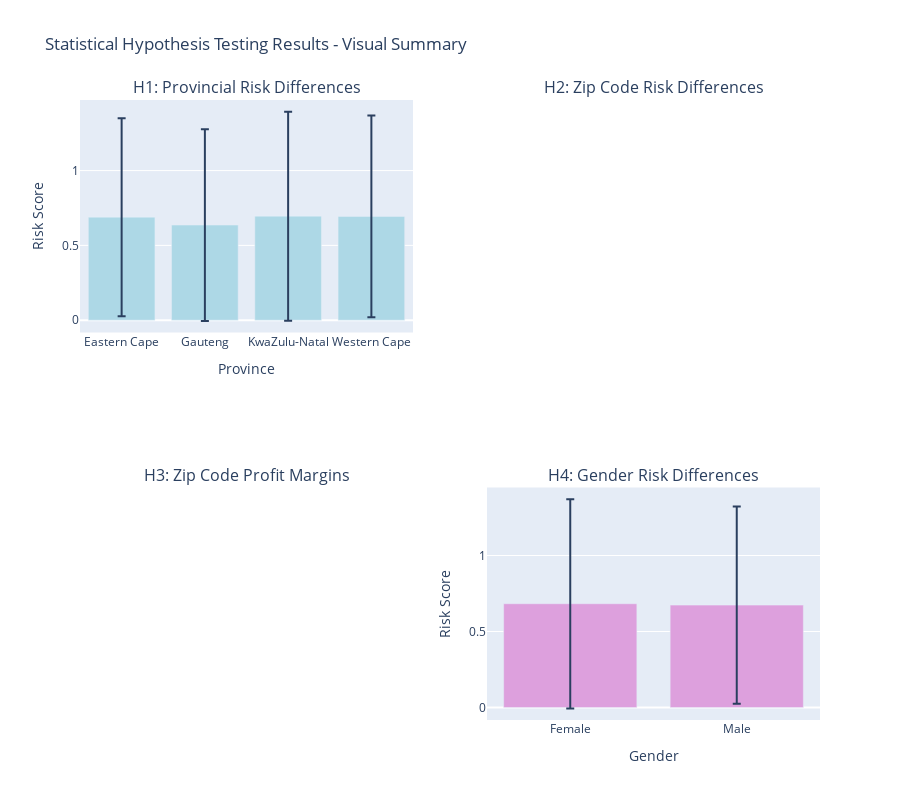

Notebook code cell kept with this figure:
### Markdown cell above
## 📊 Comprehensive Results Visualization

### Code cell
# Create comprehensive visualization of all hypothesis test results
fig = make_subplots(
    rows=2, cols=2,
    subplot_titles=[
        'H1: Provincial Risk Differences',
        'H2: Zip Code Risk Differences', 
        'H3: Zip Code Profit Margins',
        'H4: Gender Risk Differences'
    ],
    specs=[[{"secondary_y": False}, {"secondary_y": False}],
           [{"secondary_y": False}, {"secondary_y": False}]]
)

# H1: Provincial risk differences
province_stats = data.groupby('Province')['RiskScore'].agg(['mean', 'std', 'count']).reset_index()
fig.add_trace(
    go.Bar(
        x=province_stats['Province'],
        y=province_stats['mean'],
        error_y=dict(type='data', array=province_stats['std']),
        name='Risk Score',
        marker_color='lightblue'
    ),
    row=1, col=1
)

# H2: Top zip codes risk (show top 10)
if len(valid_zips) >= 3:
    top_zip_stats = data[data['PostalCode'].isin(valid_zips)].groupby('PostalCode')['RiskScore'].mean().sort_values(ascending=False).head(10)
    fig.add_trace(
        go.Bar(
            x=top_zip_stats.index,
            y=top_zip_stats.values,
            name='Risk Score',
            marker_color='lightcoral'
        ),
        row=1, col=2
    )

# H3: Top zip codes profit margins (show top 10)
if len(valid_zips) >= 3:
    top_margin_stats = data_clean[data_clean['PostalCode'].isin(valid_zips)].groupby('PostalCode')['ProfitMargin'].mean().sort_values(ascending=False).head(10)
    fig.add_trace(
        go.Bar(
            x=top_margin_stats.index,
            y=top_margin_stats.values,
            name='Profit Margin',
            marker_color='lightgreen'
        ),
        row=2, col=1
    )

# H4: Gender risk differences
gender_stats = data.groupby('Gender')['RiskScore'].agg(['mean', 'std']).reset_index()
fig.add_trace(
    go.Bar(
        x=gender_stats['Gender'],
        y=gender_stats['mean'],
        error_y=dict(type='data', array=gender_stats['std']),
        name='Risk Score',
        marker_color='plum'
    ),
    row=2, col=2
)

# Update layout
fig.update_layout(
    height=800,
    title_text="Statistical Hypothesis Testing Results - Visual Summary",
    showlegend=False
)

# Update axes labels
fig.update_xaxes(title_text="Province", row=1, col=1)
fig.update_xaxes(title_text="Zip Code", row=1, col=2)
fig.update_xaxes(title_text="Zip Code", row=2, col=1)
fig.update_xaxes(title_text="Gender", row=2, col=2)

fig.update_yaxes(title_text="Risk Score", row=1, col=1)
fig.update_yaxes(title_text="Risk Score", row=1, col=2)
fig.update_yaxes(title_text="Profit Margin", row=2, col=1)
fig.update_yaxes(title_text="Risk Score", row=2, col=2)

fig.show()

print("📊 Comprehensive visualization created showing all hypothesis test results!")

### Figure 1 — Plotly figure (JSON) as saved in the notebook; plotly's stock layout.template omitted (floating-point values rounded to 4 significant figures)
{"data": [{"error_y": {"array": [0.6617, 0.6404, 0.6985, 0.6738], "type": "data"}, "marker": {"color": "lightblue"}, "name": "Risk Score", "type": "bar", "x": ["Eastern Cape", "Gauteng", "KwaZulu-Natal", "Western Cape"], "xaxis": "x", "y": [0.6888, 0.6359, 0.6954, 0.6937], "yaxis": "y"}, {"error_y": {"array": [0.6881, 0.6493], "type": "data"}, "marker": {"color": "plum"}, "name": "Risk Score", "type": "bar", "x": ["Female", "Male"], "xaxis": "x4", "y": [0.6827, 0.6737], "yaxis": "y4"}], "layout": {"annotations": [{"font": {"size": 16}, "showarrow": false, "text": "H1: Provincial Risk Differences", "x": 0.225, "xanchor": "center", "xref": "paper", "y": 1, "yanchor": "bottom", "yref": "paper"}, {"font": {"size": 16}, "showarrow": false, "text": "H2: Zip Code Risk Differences", "x": 0.775, "xanchor": "center", "xref": "paper", "y": 1, "yanchor": "bottom", "yref": "paper"}, {"font": {"size": 16}, "showarrow": false, "text": "H3: Zip Code Profit Margins", "x": 0.225, "xanchor": "center", "xref": "paper", "y": 0.375, "yanchor": "bottom", "yref": "paper"}, {"font": {"size": 16}, "showarrow": false, "text": "H4: Gender Risk Differences", "x": 0.775, "xanchor": "center", "xref": "paper", "y": 0.375, "yanchor": "bottom", "yref": "paper"}], "height": 800, "showlegend": false, "title": {"text": "Statistical Hypothesis Testing Results - Visual Summary"}, "xaxis": {"anchor": "y", "domain": [0, 0.45], "title": {"text": "Province"}}, "xaxis2": {"anchor": "y2", "domain": [0.55, 1], "title": {"text": "Zip Code"}}, "xaxis3": {"anchor": "y3", "domain": [0, 0.45], "title": {"text": "Zip Code"}}, "xaxis4": {"anchor": "y4", "domain": [0.55, 1], "title": {"text": "Gender"}}, "yaxis": {"anchor": "x", "domain": [0.625, 1], "title": {"text": "Risk Score"}}, "yaxis2": {"anchor": "x2", "domain": [0.625, 1], "title": {"text": "Risk Score"}}, "yaxis3": {"anchor": "x3", "domain": [0, 0.375], "title": {"text": "Profit Margin"}}, "yaxis4": {"anchor": "x4", "domain": [0, 0.375], "title": {"text": "Risk Score"}}}}
